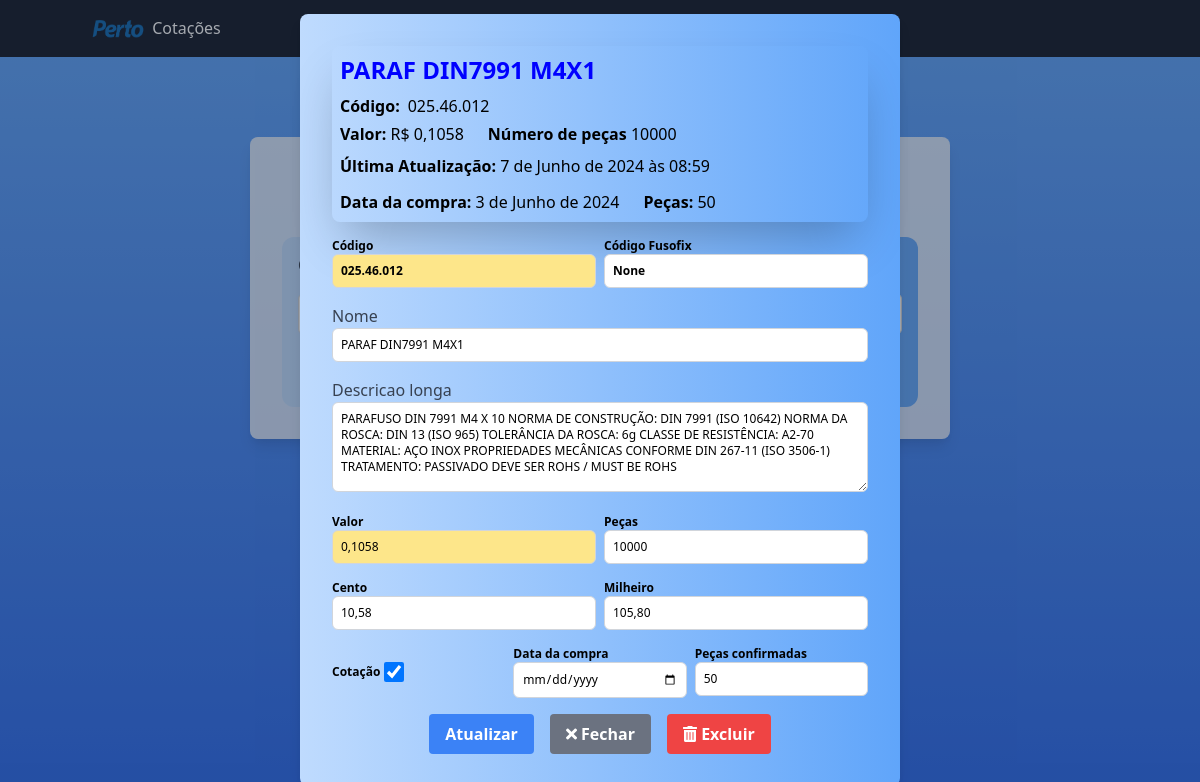
Page /produtos/atualizar/025.46.012/ on the committed database.
### produtos/models.py (models this page shows, shortened)
class Produto(models.Model):
    codigo = models.CharField(max_length=100, unique=True)
    nome = models.CharField(max_length=100)
    descricao_longa = models.TextField()
    valor = models.DecimalField(max_digits=10, decimal_places=4)
    numero_de_pecas = models.IntegerField(default=0)  # Novo campo
    pecas_compradas = models.IntegerField(default=0, null=True, blank=True)
    data_ultima_atualizacao = models.DateTimeField(auto_now=True)
    cotacao_efetivada = models.BooleanField(default=False)
    data_efetivacao = models.DateField(null=True, blank=True)
    codigo_fusofix = models.CharField(max_length=20, null=True, blank=True)

### produtos/views.py (the view)
# urls.py: path('atualizar/<str:codigo>/', views.atualizar_produto, name='atualizar_produto'),
def atualizar_produto(request, codigo):
    produto = get_object_or_404(Produto, codigo=codigo)
    if request.method == 'POST':
        form = ProdutoForm(request.POST, instance=produto)
        cotacao_efetivada = 'cotacao_efetivada' in request.POST
        data_efetivacao = request.POST.get('data_efetivacao', None)
        valor = request.POST.get('valor', None)
        numero_de_pecas = request.POST.get('produto.numero_de_pecas', None)
        pecas_compradas = request.POST.get('pecas_compradas', None)
        try:
            if valor is not None:
                valor = valor.replace(',', '.')
                valor = Decimal(valor)
        except InvalidOperation:
            form.add_error('valor', 'O valor deve ser um número decimal válido.')
        if cotacao_efetivada and not data_efetivacao:
            form.add_error('data_efetivacao', 'Data da cotação é necessária quando a cotação é efetivada.')
        else:
            if form.is_valid():
                produto.valor = valor
                produto.numero_de_pecas = numero_de_pecas
                produto.pecas_compradas = pecas_compradas if pecas_compradas is not None else produto.pecas_compradas
                if cotacao_efetivada:
                    produto.data_efetivacao = data_efetivacao
                else:
                    produto.data_efetivacao = None
                produto.cotacao_efetivada = cotacao_efetivada
                produto.save()
                return redirect(f"{reverse('consultar_produto')}?codigo={codigo}&message=Produto atualizado com sucesso!&success=true")
    else:
        form = ProdutoForm(instance=produto)
    return render(request, 'produtos/consultar_produto.html', {'form': form, 'produto': produto})

### produtos/forms.py (shortened to what this page needs)
class ProdutoForm(forms.ModelForm):
    class Meta:
        model = Produto
        fields = [
            "codigo",
            "nome",
            "descricao_longa",
        ]
        widgets = {
            "nome": forms.TextInput(
                attrs={
                    "class": "form-input w-full text-xs p-2 border border-gray-300 rounded-md focus:outline-none"
                }
            ),
            "descricao_longa": forms.Textarea(
                attrs={
                    "class": "form-input w-full text-xs p-2 border border-gray-300 rounded-md focus:outline-none",
                    "style": "height: 90px;",
                }
            ),
        }

### produtos/templatetags/custom_filters.py (called while the page is built)
@register.filter
def multiply(value, arg):
    try:
        return float(value) * float(arg)
    except (ValueError, TypeError):
        return ''

### produtos/templates/produtos/consultar_produto.html (shortened to what this page needs)
{% load static %}
{% load custom_filters %}
<!DOCTYPE html>
<html>
<head>
    <link href="https://cdn.jsdelivr.net/npm/tailwindcss@2.2.19/dist/tailwind.min.css" rel="stylesheet">
    <link rel="stylesheet" href="https://cdnjs.cloudflare.com/ajax/libs/font-awesome/5.15.4/css/all.min.css">
</head>
<body class="bg-gradient-to-b from-blue-400 to-blue-600">
    <nav class="bg-gray-900 text-white">
        <div class="container mx-auto py-4">
            <a class="navbar-brand" href="#">
                <img src="{% static 'bootstrap/css/logo-perto.png' %}" alt="Logo" width="60" height="34" class="inline-block align-text-top">
                Cotações
            </a>
        </div>
    </nav>
    <div class="container mx-auto flex justify-center items-start h-screen pt-20">
        <div class="bg-white bg-opacity-75 p-8 rounded-lg shadow-lg" style="width: 700px;">
            <h1 class="text-3xl text-center font-bold mb-8">Consultar Produto</h1>
            <form method="get" class="bg-gradient-to-r from-blue-200 to-blue-400 p-4 rounded-xl space-y-4">
                <div class="mb-4">
                    <label for="codigo" class="block font-bold mb-4 text-gray-700">Código do Produto</label>
                    <input type="text" id="codigo" name="codigo" class="form-input w-full p-2 border border-gray-300 rounded-md focus:outline-none focus:ring-2 focus:ring-blue-500" required oninput="formatarCodigo(this)">
                </div>
            <div class="flex justify-center mt-6" id="butons-container">
                <button type="submit" class="bg-blue-500 hover:bg-blue-700 text-white font-bold py-2 px-4 rounded custom-bounce">Consultar</button>
                <a href="{% url 'cadastrar_produto' %}" class="bg-green-500 hover:bg-green-700 text-white font-bold py-2 px-4 rounded ml-4">Cadastro</a>
                <a href="{% url 'listar_produtos' %}" class="bg-yellow-400 hover:bg-yellow-500 text-white font-bold py-2 px-4 rounded ml-4">Produtos</a>
            </div>
            </form>
            {% if produto %}
            <div id="produtoModal" class="fixed top-0 left-0 w-full h-screen flex items-center justify-center bg-gray-800 bg-opacity-40">
                <div class="bg-gradient-to-r from-blue-200 to-blue-400 p-8 rounded-lg shadow-lg" style="max-width: 600px; width: 100%;">
                    <div class="bg-cyan-500 shadow-2xl shadow-blue-500/80 rounded-lg p-2">
                        <h2 class="text-2xl font-bold mb-2 highlight">{{ produto.nome }}</h2>
                        <p><strong  class="mr-2">Código:</strong>{{ produto.codigo }}</p>
                        <div class="flex space-x-6 mt-1">
                            <p ><strong>Valor:</strong> R$ {{ produto.valor }}</p>
                            <p><strong>Número de peças</strong>  {{ produto.numero_de_pecas }}</p>
                        </div>
                        <p class="mt-2 divide-y divide-yellow-300"><strong>Última Atualização:</strong> {{ produto.data_ultima_atualizacao }}</p>
                        {% if produto.data_efetivacao %}
                        <div class="flex space-x-6 mt-1">
                        <p class="mt-2"><strong>Data da compra:</strong> {{ produto.data_efetivacao }}</p>
                        <p class="mt-2"><strong>Peças:</strong> {{ produto.pecas_compradas }}</p>
                        </div>
                        {% endif %}
                    </div>
                    <form method="post" action="{% url 'atualizar_produto' produto.codigo %}" class="space-y-4 mt-2" onsubmit="return validarForm()">
                        <div class="flex space-x-2">
                            <div class="w-1/2">
                                <label for="codigo" class="block font-bold text-xs">Código</label>
                                <input type="text" id="codigo" name="codigo" class="form-input text-xs bg-yellow-200 font-bold w-full p-2 border border-gray-300 rounded-md focus:outline-none focus:ring-2 focus:ring-blue-500" value="{{ produto.codigo }}" required oninput="formatarCodigo(this)">
                            </div>
                            <div class="w-1/2">
                                <label for="codigo_fusofix" class="block font-bold text-xs">Código Fusofix</label>
                                <input type="text" id="codigo_fusofix" name="codigo_fusofix" class="form-input text-xs font-bold w-full p-2 border border-gray-300 rounded-md focus:outline-none focus:ring-2 focus:ring-blue-500" value="{{ produto.codigo_fusofix }}">
                            </div>
                        </div>
                        {% for field in form %}
                            {% if field.name != 'codigo' %}
                                <div class="mb-4">
                                    <label for="{{ field.id_for_label }}" class="block text-gray-700">{{ field.label }}</label>
                                    {{ field }}
                                </div>
                            {% endif %}
                        {% endfor %}
                        <div class="flex space-x-2 mt-1">
                            <div class="w-1/2">
                                <label for="valor" class="block text-xs font-bold">Valor</label>
                                <input type="text" id="valor" name="valor" class="form-input text-xs bg-yellow-200 w-full p-2 border border-gray-300 rounded-md focus:outline-none focus:ring-2 focus:ring-blue-500" value="{{ produto.valor }}">
                            </div>
                            <div class="w-1/2">
                                <label for="produto.numero_de_pecas" class="block text-xs font-bold">Peças</label>
                                <input type="text" id="produto.numero_de_pecas" name="produto.numero_de_pecas" class="form-input text-xs w-full p-2 border border-gray-300 rounded-md focus:outline-none focus:ring-2 focus:ring-blue-500" value="{{ produto.numero_de_pecas }}">
                            </div>
                        </div>
                        <div class="flex space-x-2 mt-1">
                            <div class="w-1/2">
                                <label for="cento" class="block text-xs font-bold">Cento</label>
                                <input type="text" id="cento" name="cento" class="form-input text-xs w-full p-2 border border-gray-300 rounded-md focus:outline-none focus:ring-2 focus:ring-blue-500" value="{{ produto.valor|multiply:100|floatformat:2 }}" readonly>
                            </div>
                            <div class="w-1/2">
                                <label for="milheiro" class="block font-bold text-xs">Milheiro</label>
                                <input type="text" id="milheiro" name="milheiro" class="form-input text-xs w-full p-2 border border-gray-300 rounded-md focus:outline-none focus:ring-2 focus:ring-blue-500" value="{{ produto.valor|multiply:1000|floatformat:2 }}" readonly>
                            </div>
                        </div>
                        <div class="flex space-x-2 mt-1">
                            <div class="w-1/3 flex items-center text-xs">
                                <label for="cotacao_efetivada" class="block font-bold mr-1">Cotação </label>
                                <input type="checkbox" id="cotacao_efetivada" name="cotacao_efetivada" class="form-checkbox h-5 w-5 text-blue-600" {% if produto.cotacao_efetivada %}checked{% endif %} onclick="toggleDataEfetivacao()">
                            </div>
                            <div class="w-1/3 text-xs">
                                <label for="data_efetivacao" class="block font-bold">Data da compra</label>
                                <input type="date" id="data_efetivacao" name="data_efetivacao" class="form-input w-full p-2 border border-gray-300 rounded-md focus:outline-none focus:ring-2 focus:ring-blue-500" value="{{ produto.data_efetivacao }}" {% if not produto.cotacao_efetivada %}disabled{% endif %}>
                            </div>
                            <div class="w-1/3 text-xs">
                                <label for="pecas_compradas" class="block font-bold">Peças confirmadas</label>
                                <input type="text" id="pecas_compradas" name="pecas_compradas" class="form-input w-full p-2 border border-gray-300 rounded-md focus:outline-none focus:ring-2 focus:ring-blue-500" value="{{ produto.pecas_compradas }}" {% if not produto.cotacao_efetivada %}disabled{% endif %}>
                            </div>
                        </div>
                        <div class="flex justify-center space-x-4 mt-1">
                            <button type="submit" class="bg-blue-500 hover:bg-blue-700 text-white font-bold py-2 px-4 rounded custom-bounce">Atualizar</button>
                            <button type="button" class="bg-gray-500 hover:bg-gray-700 text-white font-bold py-2 px-4 rounded" onclick="fecharModal()">
                                <i class="fas fa-times"></i> Fechar
                            </button>
                            <button type="button" class="bg-red-500 hover:bg-red-700 text-white font-bold py-2 px-4 rounded ml-4" onclick="confirmarExclusao('{{ produto.codigo }}')"><i class="fas fa-trash-alt"></i> Excluir</button>
                        </div>
                    </form>
                </div>
            </div>
            {% endif %}
        </div>
    </div>
</body>
</html>

### produtos/templates/produtos/consultar_produto.html (style rules this page uses)
.custom-bounce { animation: custom-bounce 1s infinite; }
.highlight { color: blue; }

### rows in the picture
Produto: nome "PARAF DIN7991 M4X1", codigo "025.46.012", valor "0,1058", numero_de_pecas "10000", data_ultima_atualizacao "7 de Junho de 2024 às 08:59", data_efetivacao "3 de Junho de 2024", pecas_compradas "50", codigo_fusofix "None", form "PARAF DIN7991 M4X1" "PARAFUSO DIN 7991 M4 X 10 NORMA DE CONSTRUÇÃO: DIN 7991 (ISO 10642) NORMA DA ROSCA: DIN 13 (ISO 965) TOLERÂNCIA DA ROSCA: 6g CLASSE DE RESISTÊNCIA: A2-70 MATERIAL: AÇO INOX PROPRIEDADES MECÂNICAS CONFORME DIN 267-11 (ISO 3506-1) TRATAMENTO: PASSIVADO DEVE SER ROHS / MUST BE ROHS", cento "10,58", milheiro "105,80", cotacao_efetivada "☑"

### other values in the picture
{{ field.label }} "Nome" "Descricao longa"
